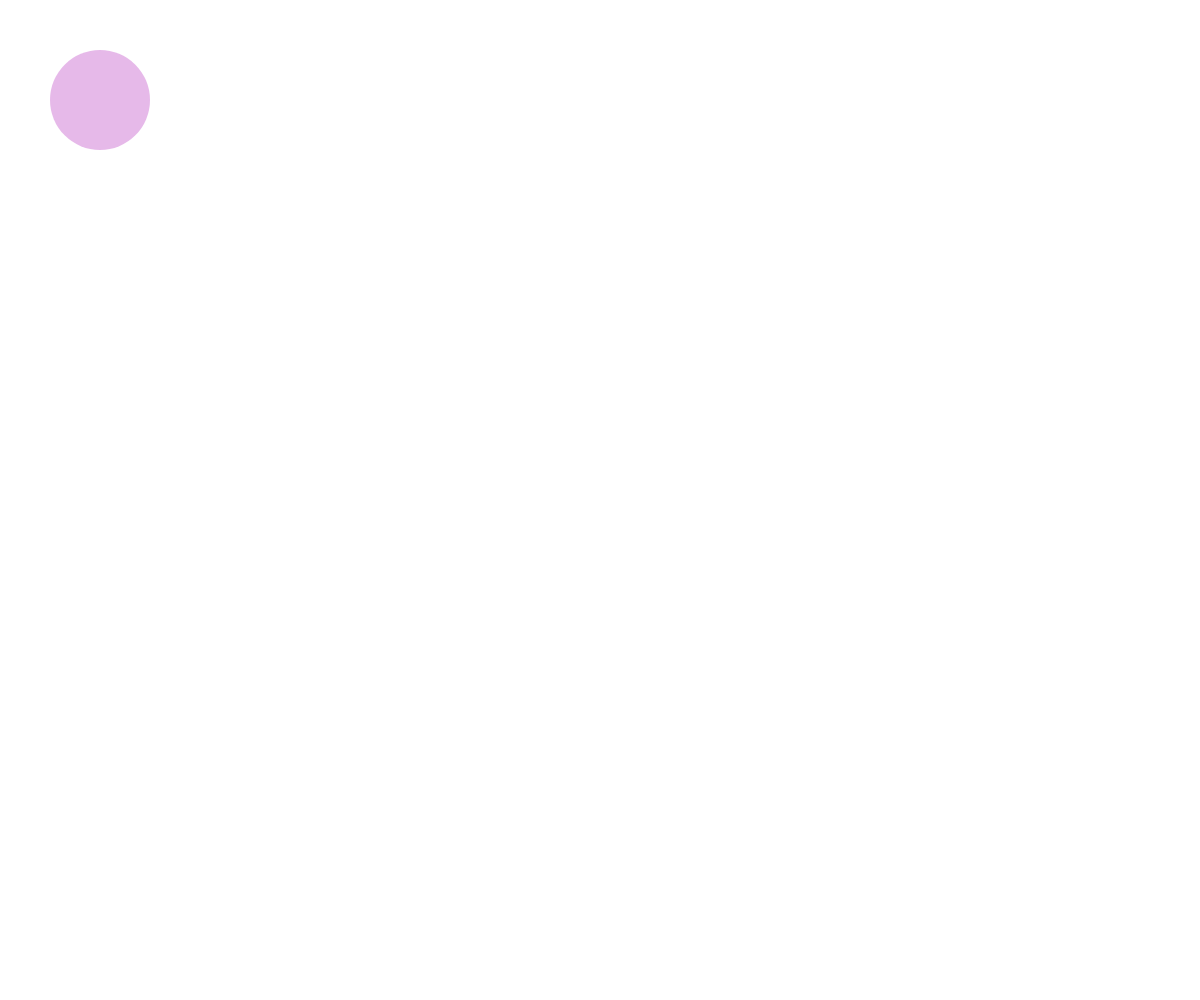
Frame 1 (no input)
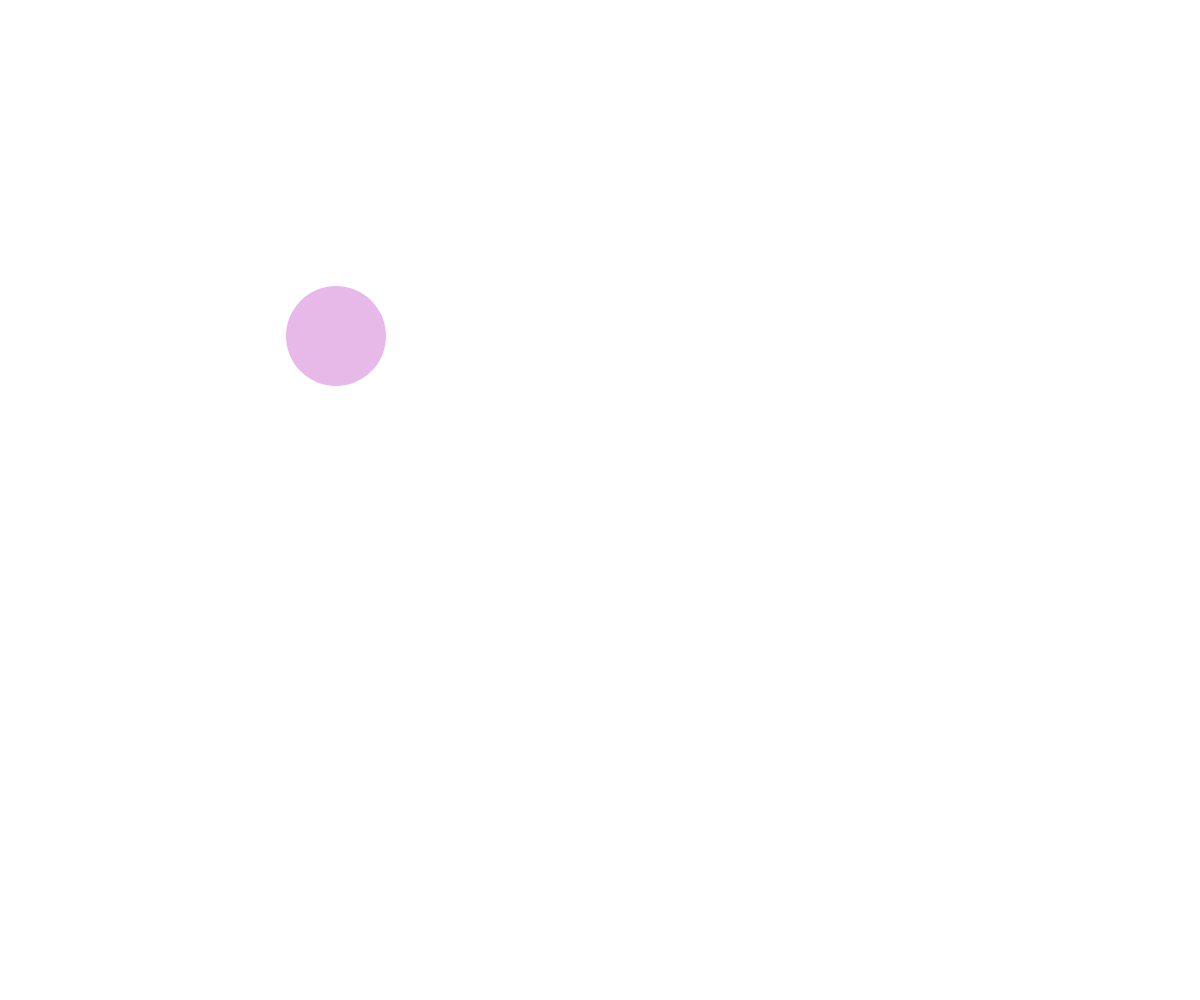
Frame 60 (no input)
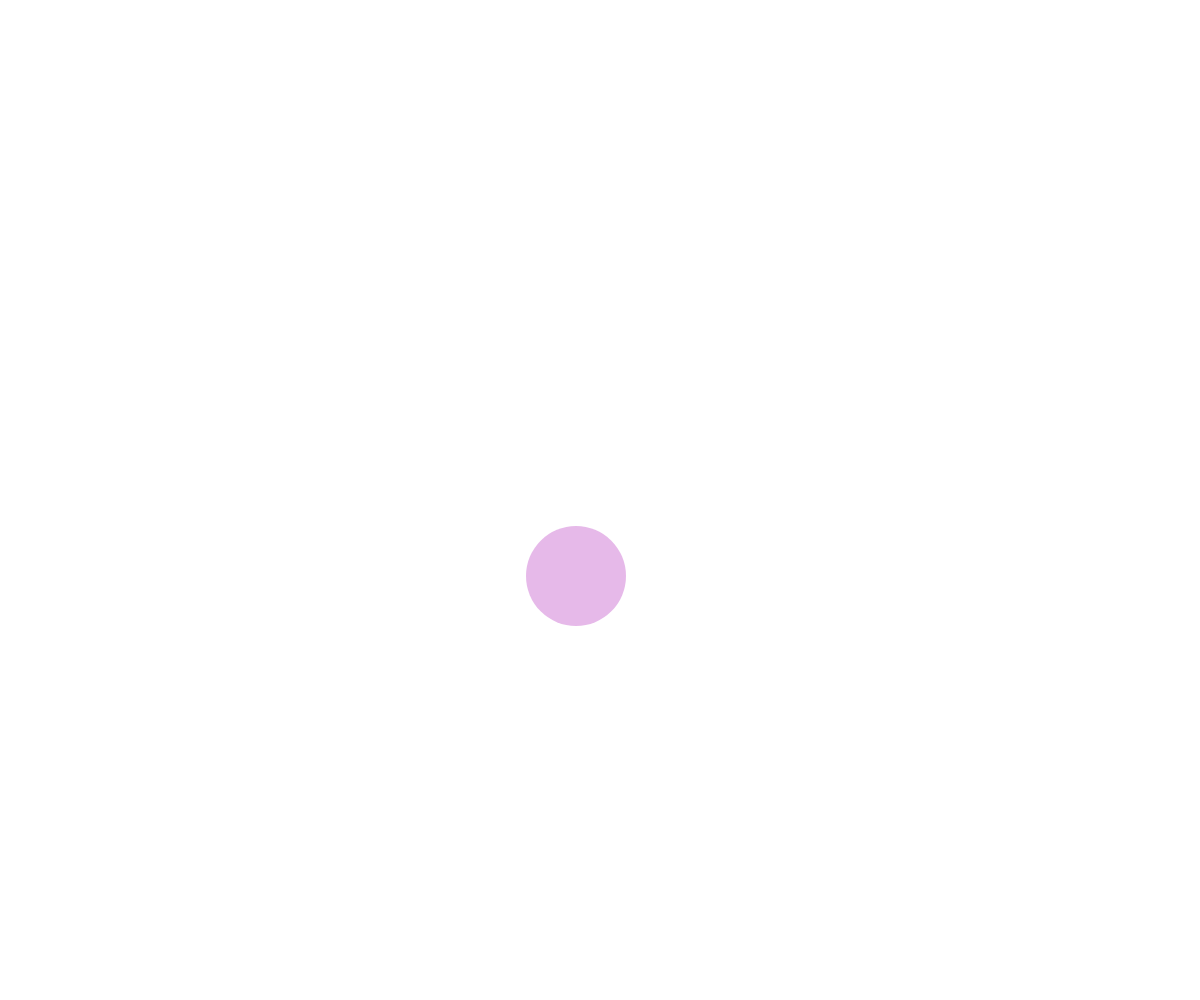
Frame 120 (the mouse pressed at the canvas centre since frame 60)

The p5.js sketch that drew these frames (run headless with seeded random() and noise() and a simulated clock; from frame 60 on, the mouse is pressed at the canvas centre):

// p5.js sketch
// ── sketch.js
//if things aren't working, write console.log("mousepressed"), for example, into mousepressed function to see if it works

var x = 100;
var y = 100;

var ellipseWidth = 100;
var ellipseHeight = 100;

var xSpeed = 4;
var ySpeed = 4;

var c;

function setup() {
	createCanvas(windowWidth, windowHeight);
	c = color(random(255), random(255), random(255), random(255));

}

function draw() {
	background(255);

	noStroke();
	fill(c);
	ellipse(x, y, ellipseWidth, ellipseHeight);

	if (x > windowWidth - ellipseWidth / 2) {
		xSpeed = -xSpeed;
		c = color(random(255), random(255), random(255), random(255));
	}

	if (x < ellipseWidth / 2) {
		xSpeed = -xSpeed;
		c = color(random(255), random(255), random(255), random(255));
	}

	if (y > windowHeight - ellipseHeight / 2) {
		ySpeed = -ySpeed;
		c = color(random(255), random(255), random(255), random(255));
	}

	if (y < ellipseHeight / 2) {
		ySpeed = -ySpeed;
		c = color(random(255), random(255), random(255), random(255));
	}



	x = x + xSpeed;
	y = y + ySpeed;

}
